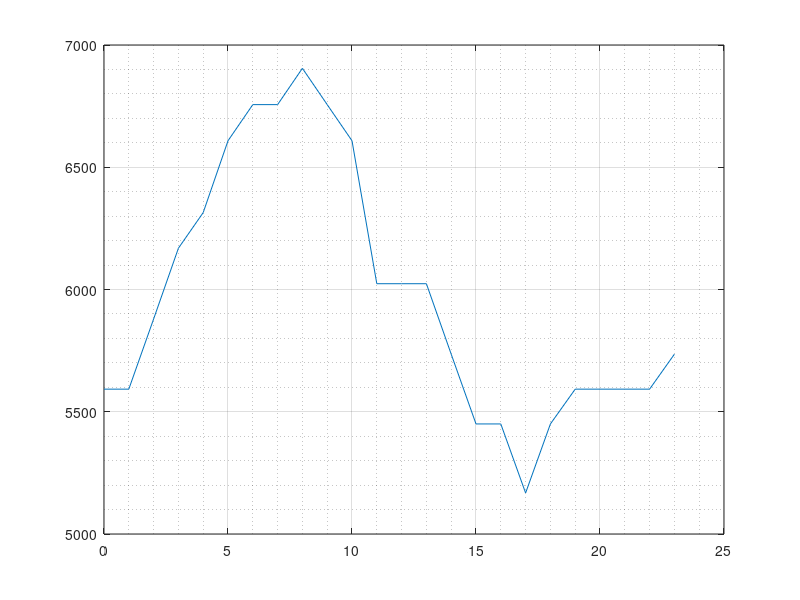

Here is the MATLAB script that generated this plot: (Note: this script raises an error after producing the figure.)
clear
close all
clc

data = [0 ,	28 
        1 ,	28
        2 ,	26 
        3 ,	24 
        4 ,	23 
        5 ,	21 
        6 ,	20 
        7 ,	20 
        8 ,	19 
        9 ,	20 
        10 ,	21 
        11 ,	25 
        12 ,	25 
        13 ,	25 
        14 ,	27 
        15 ,	29 
        16 ,	29 
        17 ,	31 
        18 ,	29 
        19 ,	28 
        20 ,	28 
        21 ,	28 
        22 ,	28 
        23 ,	27];

f2c = @(f)(f-32)*5/9;

data(:,2) = f2c(data(:,2));

time = data(:,1);
T2 = data(:,2); %C

% temperatura menor
T1 = 25; %C

% dimensiones
Di = 10; %m
b = 0.5; %m
L = 15; %m
Do = Di + 2*b;

% propiedades aire
k = 23e-3; % [W/mk]
Pr = 0.71;
gbnu = 1.85e8;

% adimensionales
Gr = gbnu.*(b.^3).*(T1 - T2);
Ra = Gr.*Pr;

%p 321 kreith heat transfer
check = (log(Do./Di)./(b.^.75.*(Do.^(-3/5) + Di.^(-3/5)).^(5/4))).^4.*Ra;
kEff = k*0.386*(log(Do./Di)./(b.^.75.*(Do.^(-3/5) + Di.^(-3/5)).^(5/4))).*(Ra.^(1/4))*((Pr/(0.861+Pr)).^(1/4));

% resistencia medio cilindro
R = log(Do./Di)./(0.5*2*pi*kEff*L);

% calor
q = (T1 - T2)./R;

Energy = trapz(time, q); %kWh
powerAverage = Energy/24; %kW

figure('Color', 'w')
plot(time, q)
grid on
grid minor


floorSurface = L*Di;
floorPerimeter = 2*L+2*Di;
floorEmissivity = 0.84;

TFloor = linspace(0, 25, 20);

characteristicLength = floorSurface/floorPerimeter;

GrL = gbnu.*(characteristicLength.^3).*(T1 - TFloor);
RaL = GrL.*Pr;

NuL = 0.27.*RaL.^(1/4);

hFloor = NuL*k/characteristicLength;
qConvFloor = hFloor.*floorSurface.*(T1 - TFloor);



TOut = 0; % el aire afuera esta a 0 (solo para probar la funcion)

Geometry.A = floorSurface;
MaterialProperties.emissivity = floorEmissivity;

RReradiation = reradiation(TFloor, TOut, Geometry, MaterialProperties);





